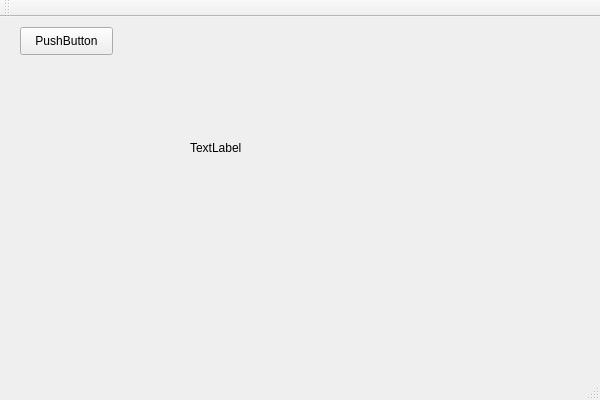
<?xml version="1.0" encoding="UTF-8"?>
<ui version="4.0">
 <class>MessengingAppClass</class>
 <widget class="QMainWindow" name="MessengingAppClass">
  <property name="geometry">
   <rect>
    <x>0</x>
    <y>0</y>
    <width>600</width>
    <height>400</height>
   </rect>
  </property>
  <property name="windowTitle">
   <string>Messenging Window</string>
  </property>
  <widget class="QWidget" name="centralWidget">
   <widget class="QLabel" name="DebugLabel">
    <property name="geometry">
     <rect>
      <x>190</x>
      <y>115</y>
      <width>221</width>
      <height>31</height>
     </rect>
    </property>
    <property name="text">
     <string>TextLabel</string>
    </property>
   </widget>
   <widget class="QPushButton" name="TestButton">
    <property name="geometry">
     <rect>
      <x>20</x>
      <y>10</y>
      <width>93</width>
      <height>28</height>
     </rect>
    </property>
    <property name="text">
     <string>PushButton</string>
    </property>
   </widget>
  </widget>
  <widget class="QMenuBar" name="menuBar">
   <property name="geometry">
    <rect>
     <x>0</x>
     <y>0</y>
     <width>600</width>
     <height>26</height>
    </rect>
   </property>
  </widget>
  <widget class="QToolBar" name="mainToolBar">
   <attribute name="toolBarArea">
    <enum>TopToolBarArea</enum>
   </attribute>
   <attribute name="toolBarBreak">
    <bool>false</bool>
   </attribute>
  </widget>
  <widget class="QStatusBar" name="statusBar"/>
 </widget>
 <layoutdefault spacing="6" margin="11"/>
 <resources>
  <include location="MessengingApp.qrc"/>
 </resources>
 <connections/>
</ui>
